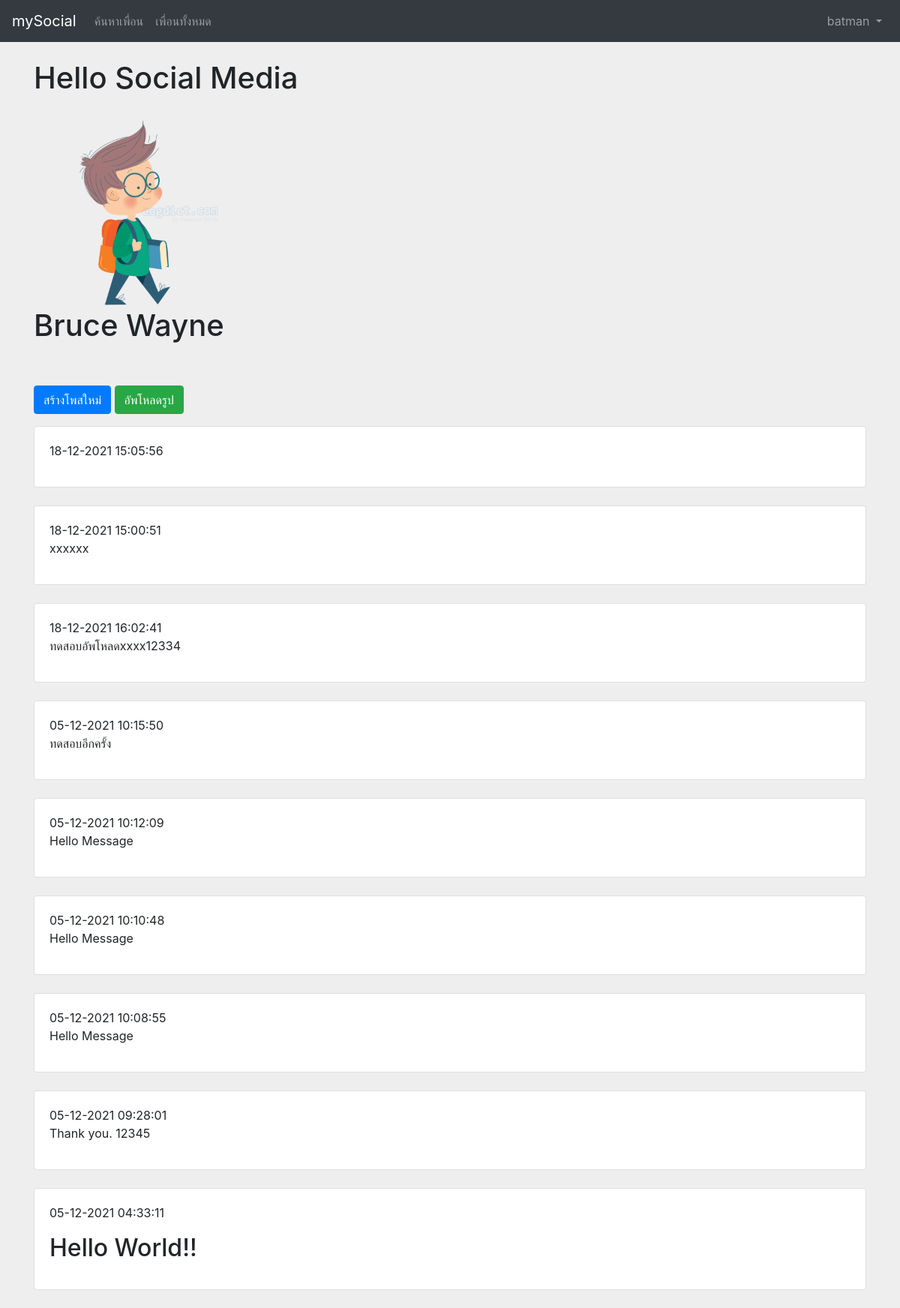
The page /page/index.php?user_id=3 (signed in) on the database its author committed.
### tables this page shows
CREATE TABLE `user` (
  `user_id` int(11) NOT NULL,
  `user_name` varchar(20) NOT NULL,
  `password` varchar(30) NOT NULL,
  `full_name` varchar(100) NOT NULL,
  `file_photo` varchar(400) NOT NULL,
  `status` int(1) NOT NULL
);

CREATE TABLE `message` (
  `message_id` int(11) NOT NULL,
  `message_datetime` varchar(20) NOT NULL,
  `message_body` text NOT NULL,
  `message_image` varchar(1000) NOT NULL,
  `user_id` int(11) NOT NULL,
  `to_user_id` int(11) NOT NULL,
  `status` int(1) NOT NULL
);

### page/index.php (the view, shortened to what this page needs)
<?php
  include("header.php");
  include("db_connect.php");
?>
<div class="container">
<?php
  $user_id = $_GET["user_id"];
  $sql = "select * from user where user_id='".$user_id."' ";
  $result = $mysqli->query($sql);
  $user_info = $result->fetch_object();
  echo "<h1>Hello Social Media</h1><br>";
  if(isset($user_info->file_photo)) {
    echo "<img src='../uploads/".$user_info->file_photo."' height='250'>";
  }
  echo "<h1>".$user_info->full_name."</h1><br>";
?>
  <br>
  <p>
    <a href="add_post.php" class="btn btn-primary">สร้างโพสใหม่</a>
    <a href="add_photo.php" class="btn btn-success">อัพโหลดรูป</a>
  </p>
<?php
  $sql = "select * from message where user_id='".$user_id."'
      order by message_id desc
    ";
  $result = $mysqli->query($sql);
  while ($obj = $result->fetch_object()) {
    echo "<div class=\"card\">";
    echo "<div class=\"card-body\"><div>".$obj->message_datetime."</div>
    <p>".$obj->message_body."</p>";
    echo "</div>";
    echo "</div>";
    echo "<br>";
  }
?>
</div>
<?php
  include("footer.php");
?>

### rows shown on the page
user: file_photo (picture), full_name "Bruce Wayne"
message: message_datetime "18-12-2021 15:05:56"
message: message_datetime "18-12-2021 15:00:51", message_body "xxxxxx"
message: message_datetime "18-12-2021 16:02:41", message_body "ทดสอบอัพโหลดxxxx12334"
message: message_datetime "05-12-2021 10:15:50", message_body "ทดสอบอีกครั้ง"
message: message_datetime "05-12-2021 10:12:09", message_body "Hello Message"
message: message_datetime "05-12-2021 10:10:48", message_body "Hello Message"
message: message_datetime "05-12-2021 10:08:55", message_body "Hello Message"
message: message_datetime "05-12-2021 09:28:01", message_body "Thank you. 12345"
message: message_datetime "05-12-2021 04:33:11", message_body "Hello World!!"

### other values the page prints
$_SESSION["user_name"] "batman"
